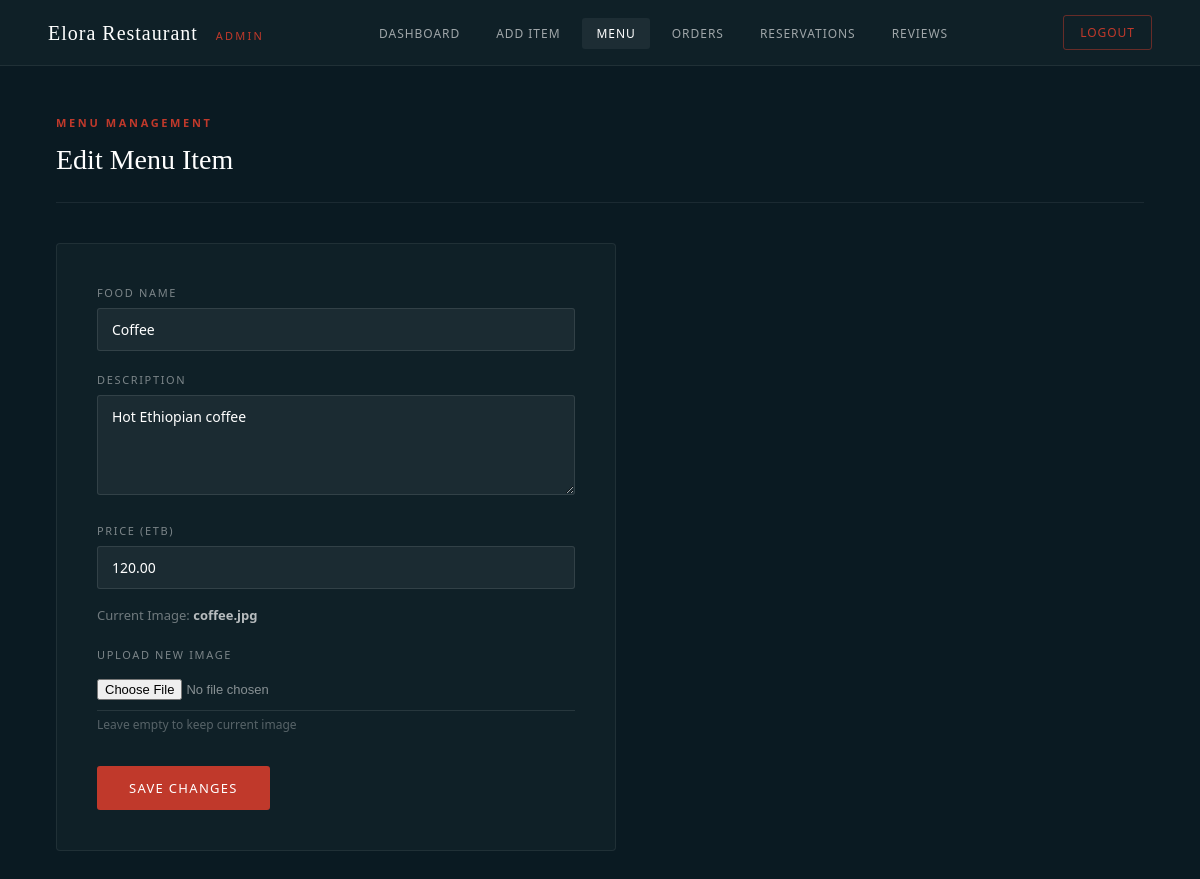
/admin/edit_menu.php?id=4, run on the app's committed database.
### tables this page shows
CREATE TABLE `menu_items` (
  `id` int NOT NULL,
  `food_name` varchar(100) NOT NULL,
  `description` text NOT NULL,
  `price` decimal(10,2) NOT NULL,
  `image` varchar(255) DEFAULT NULL
);

### admin/edit_menu.php (the view, shortened to what this page needs)
<?php
include("../db/connection.php");
$id = intval($_GET['id']);
$query = "SELECT * FROM menu_items WHERE id='$id'";
$result = mysqli_query($conn, $query);
$row = mysqli_fetch_assoc($result);
?>
<!DOCTYPE html>
<html>
<head>
    <link rel="stylesheet" href="../assets/css/admin.css">
</head>
<body>
<?php include('admin_navbar.php'); ?>
<div class="admin-page">
    <div class="admin-page-header">
        <div>
            <span class="admin-page-label">Menu Management</span>
            <h1>Edit Menu Item</h1>
        </div>
    </div>
    <div class="admin-form-card">
        <form method="POST" enctype="multipart/form-data">
            <label>Food Name</label>
            <input type="text" name="food_name" value="<?php echo htmlspecialchars($row['food_name']); ?>" required>
            <label>Description</label>
            <textarea name="description" required><?php echo htmlspecialchars($row['description']); ?></textarea>
            <label>Price (ETB)</label>
            <input type="number" name="price" value="<?php echo htmlspecialchars($row['price']); ?>" required>
            <div class="current-image">
                Current Image: <strong><?php echo htmlspecialchars($row['image']); ?></strong>
            </div>
            <label>Upload New Image</label>
            <input type="file" name="image" accept="image/*">
            <small>Leave empty to keep current image</small>
            <button type="submit" name="submit">Save Changes</button>
        </form>
    </div>
</div>
</body>
</html>

### assets/css/admin.css (style rules this page uses)
*, *::before, *::after { box-sizing: border-box; margin: 0; padding: 0; }
body { font-family: 'Segoe UI', sans-serif; background: #0a1a22; color: rgba(255,255,255,0.78); line-height: 1.6; min-height: 100vh; }
.admin-page { padding: 48px 56px; max-width: 1400px; margin: auto; }
.admin-page-header { display: flex; align-items: center; justify-content: space-between; margin-bottom: 40px; padding-bottom: 20px; border-bottom: 1px solid rgba(255,255,255,0.07); }
.admin-page-label { font-size: 11px; letter-spacing: 0.24em; text-transform: uppercase; color: #c0392b; font-weight: 600; display: block; margin-bottom: 6px; }
.admin-page-header h1 { font-family: Georgia, serif; font-size: 28px; color: white; font-weight: 400; }
.admin-form-card { background: #0f2027; border: 1px solid rgba(255,255,255,0.07); border-radius: 4px; padding: 40px; max-width: 560px; }
.admin-form-card label { display: block; font-size: 11px; letter-spacing: 0.15em; text-transform: uppercase; color: rgba(255,255,255,0.45); margin-bottom: 6px; margin-top: 20px; }
.admin-form-card label:first-of-type { margin-top: 0; }
.admin-form-card input[type="text"], .admin-form-card input[type="number"], .admin-form-card textarea { width: 100%; background: rgba(255,255,255,0.05); border: 1px solid rgba(255,255,255,0.1); border-radius: 3px; color: white; padding: 11px 14px; font-size: 14px; font-family: 'Segoe UI', sans-serif; outline: none; transition: border-color 0.2s; }
.admin-form-card input::placeholder, .admin-form-card textarea::placeholder { color: rgba(255,255,255,0.2); }
.admin-form-card textarea { resize: vertical; min-height: 100px; }
.admin-form-card input[type="file"] { color: rgba(255,255,255,0.5); font-size: 13px; padding: 10px 0; background: transparent; border: none; border-bottom: 1px solid rgba(255,255,255,0.1); width: 100%; outline: none; }
.admin-form-card small { color: rgba(255,255,255,0.3); font-size: 12px; display: block; margin-top: 4px; }
.admin-form-card .current-image { color: rgba(255,255,255,0.4); font-size: 13px; margin-top: 16px; margin-bottom: 4px; }
.admin-form-card .current-image strong { color: rgba(255,255,255,0.7); }
.admin-form-card button[type="submit"] { margin-top: 32px; background: #c0392b; color: white; border: none; padding: 13px 32px; border-radius: 3px; font-size: 13px; letter-spacing: 0.1em; text-transform: uppercase; cursor: pointer; transition: background 0.2s; font-family: 'Segoe UI', sans-serif; }

### data on the page
menu_items: food_name "Coffee", description "Hot Ethiopian coffee", price "120.00", image "coffee.jpg"
